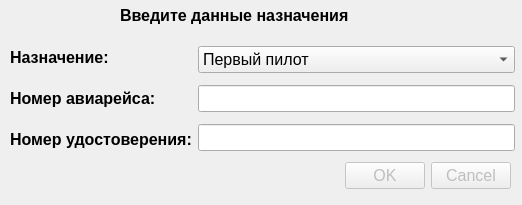
<?xml version="1.0" encoding="UTF-8"?>
<ui version="4.0">
 <class>PurposeDialog</class>
 <widget class="QDialog" name="PurposeDialog">
  <property name="geometry">
   <rect>
    <x>0</x>
    <y>0</y>
    <width>522</width>
    <height>205</height>
   </rect>
  </property>
  <property name="font">
   <font>
    <pointsize>12</pointsize>
   </font>
  </property>
  <property name="windowTitle">
   <string>Назначение</string>
  </property>
  <widget class="QLabel" name="title_label">
   <property name="geometry">
    <rect>
     <x>120</x>
     <y>0</y>
     <width>281</width>
     <height>31</height>
    </rect>
   </property>
   <property name="font">
    <font>
     <pointsize>12</pointsize>
     <bold>true</bold>
    </font>
   </property>
   <property name="text">
    <string>Введите данные назначения</string>
   </property>
  </widget>
  <widget class="QWidget" name="layoutWidget">
   <property name="geometry">
    <rect>
     <x>10</x>
     <y>40</y>
     <width>505</width>
     <height>117</height>
    </rect>
   </property>
   <layout class="QHBoxLayout" name="horizontalLayout">
    <item>
     <layout class="QVBoxLayout" name="verticalLayout">
      <item>
       <widget class="QLabel" name="nomination_label">
        <property name="font">
         <font>
          <pointsize>12</pointsize>
          <bold>true</bold>
         </font>
        </property>
        <property name="text">
         <string>Назначение:</string>
        </property>
       </widget>
      </item>
      <item>
       <widget class="QLabel" name="num_flight_label">
        <property name="font">
         <font>
          <pointsize>12</pointsize>
          <bold>true</bold>
         </font>
        </property>
        <property name="text">
         <string>Номер авиарейса:</string>
        </property>
       </widget>
      </item>
      <item>
       <widget class="QLabel" name="num_certificate_label">
        <property name="font">
         <font>
          <pointsize>12</pointsize>
          <bold>true</bold>
         </font>
        </property>
        <property name="text">
         <string>Номер удостоверения:</string>
        </property>
       </widget>
      </item>
     </layout>
    </item>
    <item>
     <layout class="QVBoxLayout" name="verticalLayout_2">
      <item>
       <widget class="QComboBox" name="nomination_box">
        <item>
         <property name="text">
          <string>Первый пилот</string>
         </property>
        </item>
        <item>
         <property name="text">
          <string>Второй пилот</string>
         </property>
        </item>
        <item>
         <property name="text">
          <string>Старший бортпроводник</string>
         </property>
        </item>
        <item>
         <property name="text">
          <string>Младший бортпроводник</string>
         </property>
        </item>
        <item>
         <property name="text">
          <string>Бортовой инженер</string>
         </property>
        </item>
       </widget>
      </item>
      <item>
       <widget class="QLineEdit" name="num_flight_edit"/>
      </item>
      <item>
       <widget class="QLineEdit" name="num_certificate_edit"/>
      </item>
     </layout>
    </item>
   </layout>
  </widget>
  <widget class="QDialogButtonBox" name="buttonBox">
   <property name="enabled">
    <bool>false</bool>
   </property>
   <property name="geometry">
    <rect>
     <x>170</x>
     <y>160</y>
     <width>341</width>
     <height>32</height>
    </rect>
   </property>
   <property name="orientation">
    <enum>Qt::Orientation::Horizontal</enum>
   </property>
   <property name="standardButtons">
    <set>QDialogButtonBox::StandardButton::Cancel|QDialogButtonBox::StandardButton::Ok</set>
   </property>
  </widget>
 </widget>
 <resources/>
 <connections/>
</ui>
